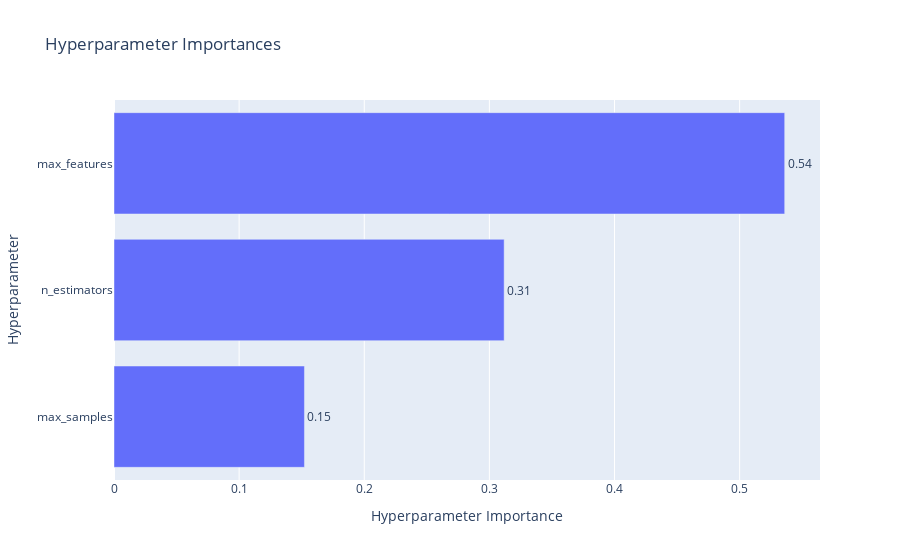

This figure's notebook cell:
### Code cell
optuna.visualization.plot_optimization_history(study)
optuna.visualization.plot_param_importances(study)

### Figure 1 — Plotly figure (JSON) as saved in the notebook; plotly's stock layout.template omitted (floating-point values rounded to 4 significant figures)
{"data": [{"cliponaxis": false, "hovertemplate": ["max_samples (IntDistribution): 0.15219852318566615<extra></extra>", "n_estimators (IntDistribution): 0.31179717512554384<extra></extra>", "max_features (IntDistribution): 0.53600430168879<extra></extra>"], "name": "Objective Value", "orientation": "h", "text": ["0.15", "0.31", "0.54"], "textposition": "outside", "type": "bar", "x": [0.1522, 0.3118, 0.536], "y": ["max_samples", "n_estimators", "max_features"]}], "layout": {"title": {"text": "Hyperparameter Importances"}, "xaxis": {"title": {"text": "Hyperparameter Importance"}}, "yaxis": {"title": {"text": "Hyperparameter"}}}}
